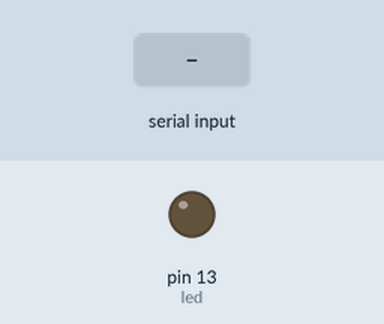
Recording of a sketch running on a simulated Arduino Uno, built with avr-gcc and run on an emulated ATmega328P. Parts: output pins drawn as LEDs (lit = HIGH). The inputs (shaded band) are chosen by the test bench.

Above: at 1.2 s.
1.3 s: "1" received over Serial
At 2.0 s:
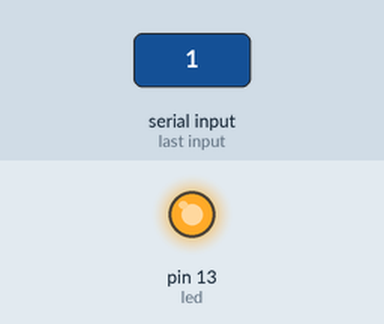
2.8 s: "0" received over Serial
At 3.2 s:
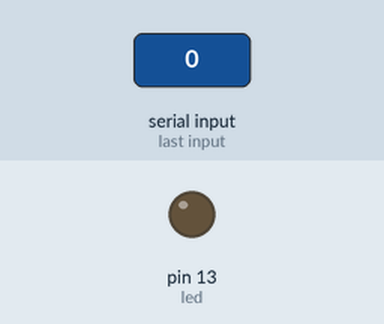
Timing chart, 0 to 5.8 s (numbered marks = the images above; inputs shaded):
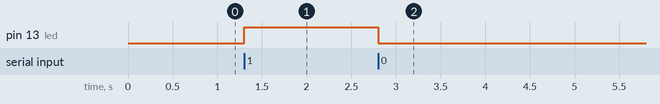

The sketch:

Face-Recognition_Project.ino
```cpp
int data;
int led = 13;


void setup() {
  // put your setup code here, to run once:
  pinMode(led, OUTPUT);
  Serial.begin(9600);
  digitalWrite(led,LOW);
}

void loop() {
  // put your main code here, to run repeatedly:
  while(Serial.available())
    {
      data = Serial.read();

      if(data == '1')
        {
          digitalWrite(led,HIGH);
        }
      if(data == '0')
      {
        digitalWrite(led,LOW);
      }
    }


}
```

Measured:
- after the input at 1.3 s, pin 13 (led): LOW → HIGH at once
- after the input at 2.8 s, pin 13 (led): HIGH → LOW at once
